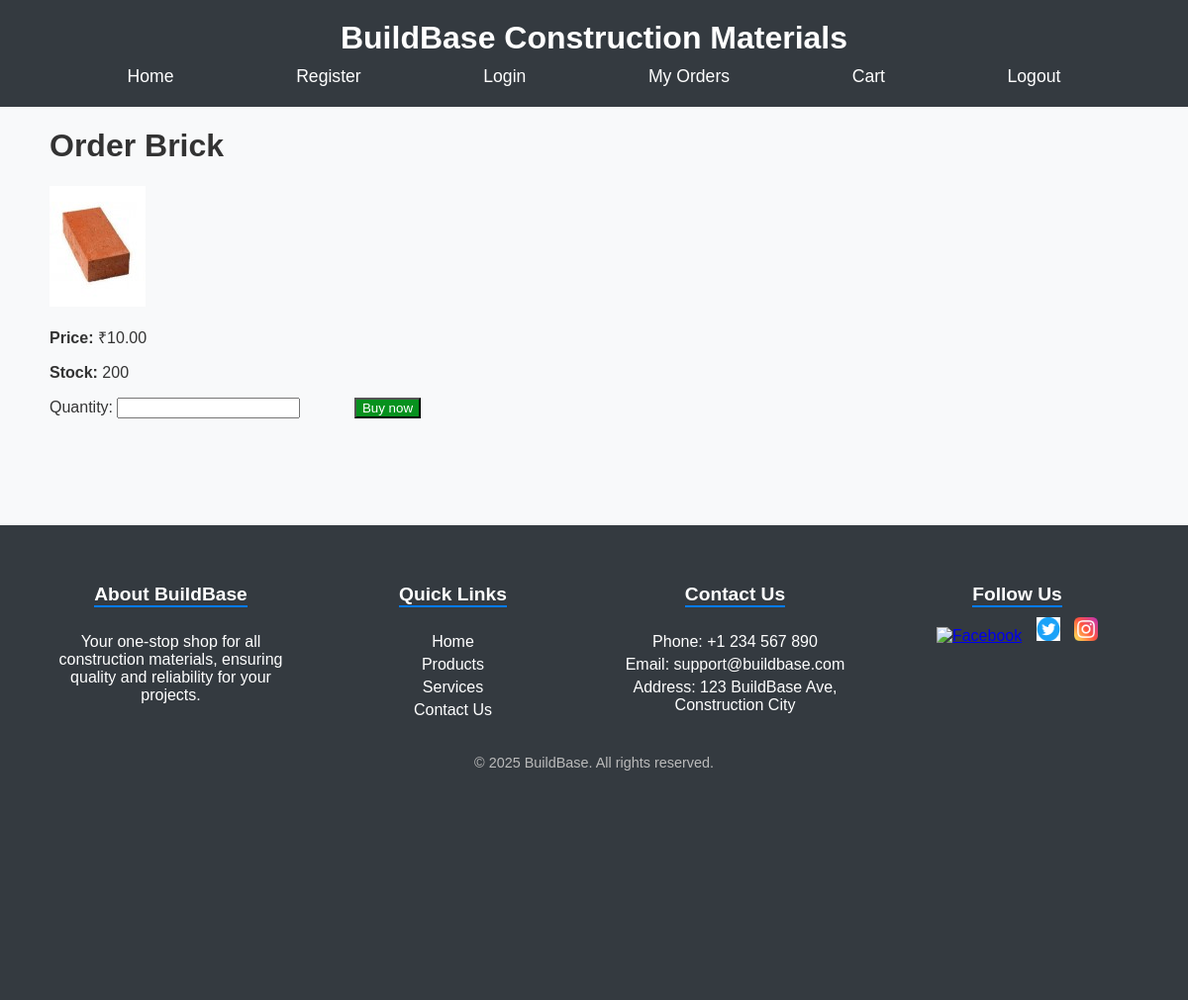
Before: /order/1/ with the older database file.
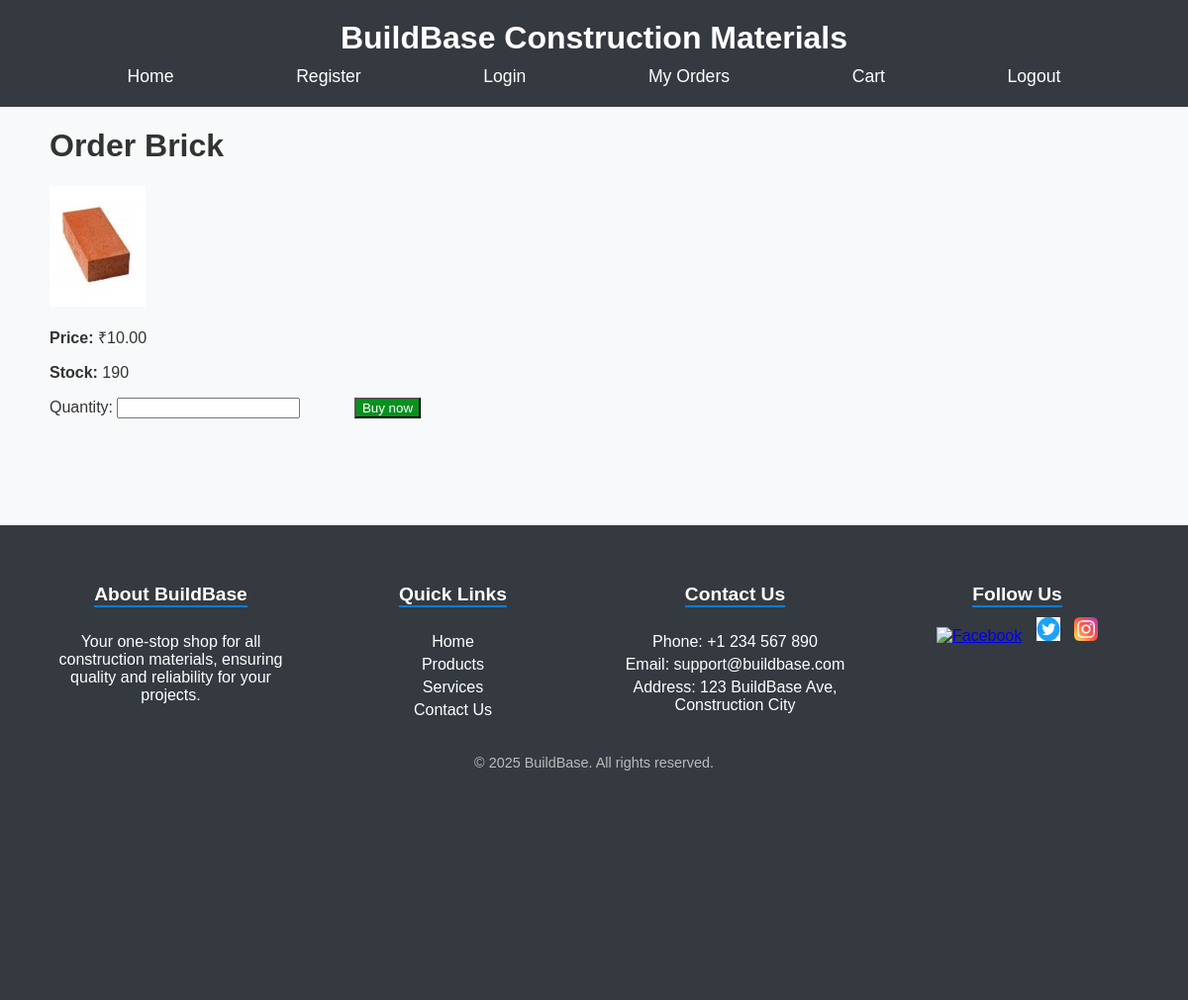
After: the same page with the newer database file.
### app/models.py (models this page shows, shortened)
class Product(models.Model):
    name = models.CharField(max_length=200)
    description = models.TextField()
    price = models.DecimalField(max_digits=10, decimal_places=2)
    stock = models.IntegerField()
    image = models.ImageField(upload_to='products/')
    category = models.CharField(max_length=100)

### app/views.py (the view)
# urls.py: path('order/<int:product_id>/', views.order_product, name='order_product'),
def order_product(request, product_id):
    product = Product.objects.get(id=product_id)
    if request.method == 'POST':
        quantity = int(request.POST['quantity'])
        order = Order.objects.create(user=request.user, product=product, quantity=quantity)
        order.save()
        return redirect(order_detail, order_id=order.id)
    return render(request, 'user/order_product.html', {'product': product})

### templates/user/order_product.html (shortened to what this page needs)
<!DOCTYPE html>
<html lang="en">
<head>
    {% load static %}
    <link rel="stylesheet" href="{% static 'css/order_product.css' %}">
</head>
<body>
    <header>
        <h1>BuildBase Construction Materials</h1>
        <nav>
            <a href="{% url 'home' %}">Home</a>
            <a href="{% url 'register' %}">Register</a>
            <a href="{% url 'login' %}">Login</a>
            <a href="{% url 'user_orders' %}">My Orders</a>
            <a href="{% url 'view_cart' %}">Cart</a>
            <a href="{% url 'logout' %}">Logout</a>
        </nav>
    </header>
    <div class="main">
    <h1>Order {{ product.name }}</h1>
    <p>{% if product.image %}
        <img src="{{ product.image.url }}" alt="{{ product.name }}">
    {% else %}
        <p>No image available.</p>
    {% endif %}</p>
    <p><strong>Price:</strong> ₹{{ product.price }}</p>
    <p><strong>Stock:</strong> {{ product.stock }}</p>
    </div>
    <form method="post">
        <div class="a">
        <label for="quantity">Quantity:</label>
        <input type="number" id="quantity" name="quantity" min="1" required>
        <button type="submit">Buy now</button>
        </div><br><br><br><br><br><br>
    </form>
    <footer class="footer">
        <div class="container">
            <div class="footer-section">
                <h3>About BuildBase</h3>
                <p>Your one-stop shop for all construction materials, ensuring quality and reliability for your projects.</p>
            </div>
            <div class="footer-section">
                <h3>Quick Links</h3>
                <ul>
                    <li><a href="#">Home</a></li>
                    <li><a href="#">Products</a></li>
                    <li><a href="#">Services</a></li>
                    <li><a href="#">Contact Us</a></li>
                </ul>
            </div>
            <div class="footer-section">
                <h3>Contact Us</h3>
                <ul>
                    <li>Phone: +1 234 567 890</li>
                    <li>Email: support@buildbase.com</li>
                    <li>Address: 123 BuildBase Ave, Construction City</li>
                </ul>
            </div>
            <div class="footer-section">
                <h3>Follow Us</h3>
                <div class="social-icons">
                    <a href="#"><img src="{% static 'images/facebook.png' %}" alt="Facebook"></a>
                    <a href="#"><img src="{% static 'images/twitter.png' %}" alt="Twitter"></a>
                    <a href="#"><img src="{% static 'images/insta.png' %}" alt="Instagram"></a>
                </div>
            </div>
        </div>
        <div class="footer-bottom">
            <p>&copy; 2025 BuildBase. All rights reserved.</p>
        </div>
    </footer>
</body>
</html>

Changed rows visible on the page:
changed Product "Brick": stock "200" → "190"
